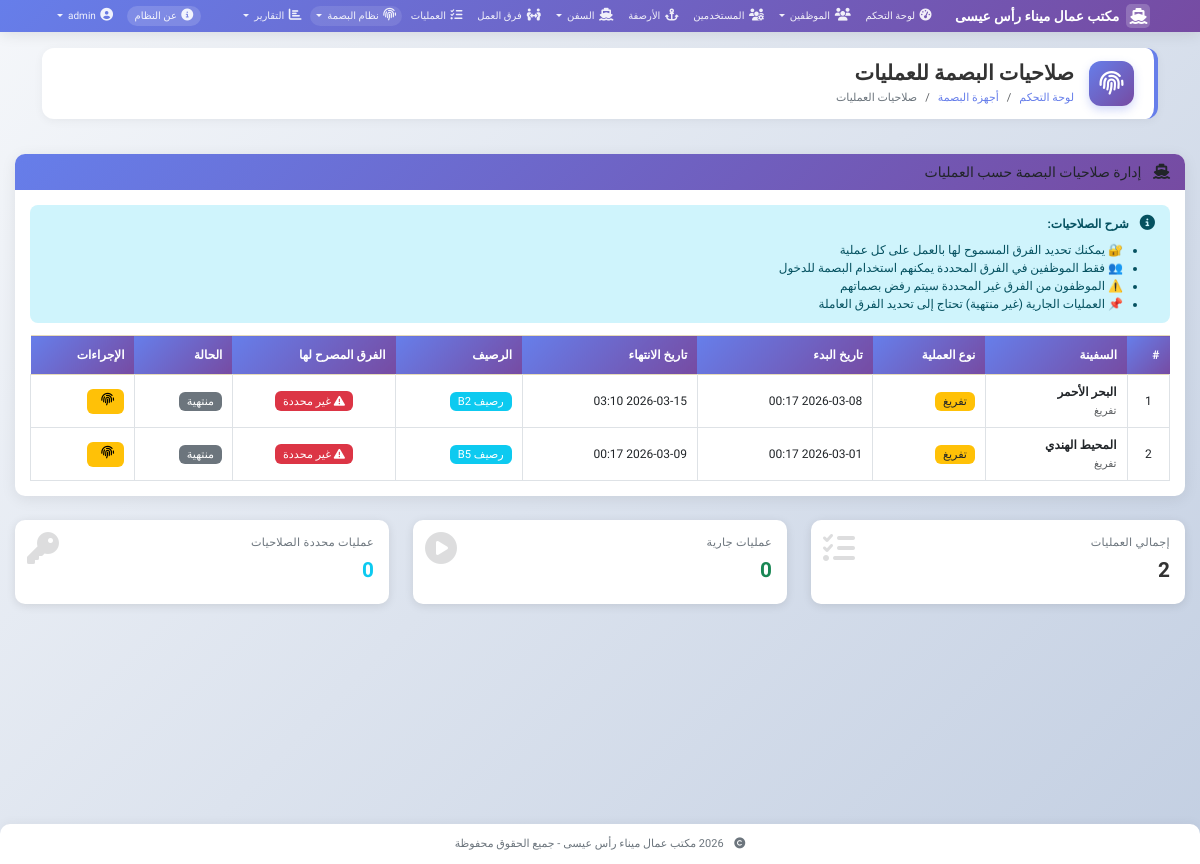
The app's page /fingerprint/operations (signed in), older data.
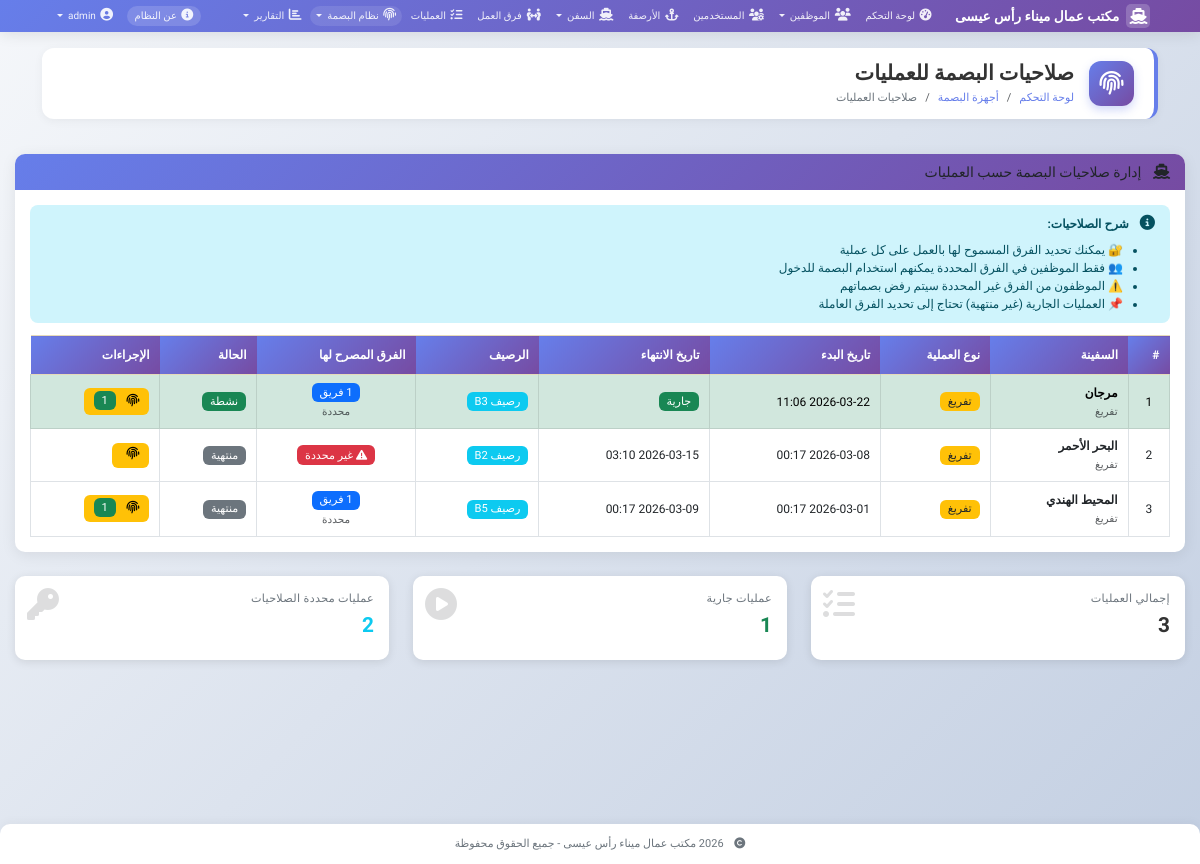
The same page, newer data.
### models.py (models this page shows, shortened)
class Ship(db.Model):
    __tablename__ = 'ships'
    id = db.Column(db.Integer, primary_key=True)
    name = db.Column(db.String(100), nullable=False)
    imo_number = db.Column(db.String(20), unique=True, nullable=False)
    flag = db.Column(db.String(50), nullable=False)
    ship_type = db.Column(db.String(50), nullable=False)
    length = db.Column(db.Float)
    width = db.Column(db.Float)
    draft = db.Column(db.Float)
    cargo_capacity = db.Column(db.Float)
    arrival_date = db.Column(db.DateTime, nullable=False)
    departure_date = db.Column(db.DateTime)
    berth_number = db.Column(db.String(10))
    status = db.Column(db.String(20), default='arrived')
    notes = db.Column(db.Text)
    operations = db.relationship('ShipOperation', foreign_keys='ShipOperation.ship_id', back_populates='ship', cascade='all, delete-orphan')

class ShipOperation(db.Model):
    __tablename__ = 'ship_operations'
    id = db.Column(db.Integer, primary_key=True)
    ship_id = db.Column(db.Integer, db.ForeignKey('ships.id'), nullable=False)
    operation_type = db.Column(db.String(50), nullable=False)
    start_time = db.Column(db.DateTime, nullable=False)
    end_time = db.Column(db.DateTime)
    cargo_type = db.Column(db.String(100))
    cargo_quantity = db.Column(db.Float)
    notes = db.Column(db.Text)
    ship = db.relationship('Ship', foreign_keys=[ship_id], back_populates='operations')
    operation_teams = db.relationship('OperationTeam', foreign_keys='OperationTeam.operation_id', back_populates='operation', cascade='all, delete-orphan')
    attendance_logs = db.relationship('AttendanceLog', foreign_keys='AttendanceLog.operation_id', back_populates='operation', cascade='all, delete-orphan')
    team_permissions = db.relationship('ShipOperationTeamPermission', foreign_keys='ShipOperationTeamPermission.operation_id', back_populates='operation', cascade='all, delete-orphan')

### app.py (the view)
@app.route('/fingerprint/operations')
@login_required
@admin_required
def fingerprint_operation_teams_list():
    operations = ShipOperation.query.order_by(ShipOperation.start_time.desc()).all()
    operations_data = []
    for op in operations:
        allowed_teams = [p.team_id for p in op.team_permissions]
        operations_data.append({
            'operation': op,
            'allowed_teams': allowed_teams,
            'allowed_teams_count': len(allowed_teams),
            'ship_name': op.ship.name if op.ship else '—',
            'is_active': op.end_time is None
        })
    return render_template('fingerprint/operations_list.html',
                           operations=operations_data)

### app.py (called while the page is built)
def admin_required(f):
    @wraps(f)
    def decorated_function(*args, **kwargs):
        if not current_user.is_authenticated:
            flash('الرجاء تسجيل الدخول أولاً', 'warning')
            return redirect(url_for('login'))
        if not current_user.is_admin():
            flash('ليس لديك صلاحية للوصول إلى هذه الصفحة', 'danger')
            return redirect(url_for('dashboard'))
        return f(*args, **kwargs)
    return decorated_function

@app.context_processor
def inject_now():
    from datetime import datetime
    return {'now': datetime.now}

@app.context_processor
def inject_now():
    from datetime import datetime
    return {'now': datetime.now}

@login_manager.user_loader
def load_user(user_id):
    return User.query.get(int(user_id))

### models.py (called while the page is built)
    def is_admin(self):
        return self.role == 'admin'

### templates/fingerprint/operations_list.html (shortened to what the changed rows need)
{% extends "base.html" %}
{% block content %}
<div class="card">
    <div class="card-body">
        <div class="table-responsive">
            <table class="table table-hover table-bordered" id="operationsTable">
                <thead class="table-warning">
                    <tr>
                        <th>#</th>
                        <th>السفينة</th>
                        <th>نوع العملية</th>
                        <th>تاريخ البدء</th>
                        <th>تاريخ الانتهاء</th>
                        <th>الرصيف</th>
                        <th>الفرق المصرح لها</th>
                        <th>الحالة</th>
                        <th>الإجراءات</th>
                    </thead>
                <tbody>
                    {% for item in operations %}
                     <tr class="{% if item.is_active %}table-success{% endif %}">
                         <td class="text-center">{{ loop.index }} </td>
                         <td>
                            <strong>{{ item.ship_name }}</strong>
                            <br>
                            <small class="text-muted">{{ item.operation.operation_type }}</small>
                         </td>
                         <td>
                            {% if item.operation.operation_type == 'تحميل' %}
                                <span class="badge bg-success">{{ item.operation.operation_type }}</span>
                            {% elif item.operation.operation_type == 'تفريغ' %}
                                <span class="badge bg-warning text-dark">{{ item.operation.operation_type }}</span>
                            {% else %}
                                <span class="badge bg-secondary">{{ item.operation.operation_type }}</span>
                            {% endif %}
                         </td>
                         <td>{{ item.operation.start_time.strftime('%Y-%m-%d %H:%M') }}</td>
                         <td>
                            {% if item.operation.end_time %}
                                {{ item.operation.end_time.strftime('%Y-%m-%d %H:%M') }}
                            {% else %}
                                <span class="badge bg-success">جارية</span>
                            {% endif %}
                         </td>
                         <td>
                            {% if item.operation.ship and item.operation.ship.berth_number %}
                                <span class="badge bg-info">رصيف {{ item.operation.ship.berth_number }}</span>
                            {% else %}
                                <span class="text-muted">—</span>
                            {% endif %}
                         </td>
                         <td class="text-center">
                            {% if item.allowed_teams_count > 0 %}
                                <span class="badge bg-primary">{{ item.allowed_teams_count }} فريق</span>
                                <br>
                                <small class="text-muted">محددة</small>
                            {% else %}
                                <span class="badge bg-danger">
                                    <i class="fas fa-exclamation-triangle"></i> غير محددة
                                </span>
                            {% endif %}
                         </td>
                         <td>
                            {% if item.is_active %}
                                <span class="badge bg-success">نشطة</span>
                            {% else %}
                                <span class="badge bg-secondary">منتهية</span>
                            {% endif %}
                         </td>
                         <td>
                            <a href="{{ url_for('fingerprint_operation_teams', operation_id=item.operation.id) }}"
                               class="btn btn-sm btn-warning"
                               title="إدارة صلاحيات البصمة">
                                <i class="fas fa-fingerprint"></i>
                                {% if item.allowed_teams_count > 0 %}
                                    <span class="badge bg-success ms-1">{{ item.allowed_teams_count }}</span>
                                {% endif %}
                            </a>
                         </td>
                     </tr>
                    {% endfor %}
                </tbody>
             </table>
        </div>
    </div>
</div>
<div class="row mt-4">
    <div class="col-md-4">
        <div class="stat-card">
            <i class="fas fa-tasks stat-icon"></i>
            <div class="stat-title">إجمالي العمليات</div>
            <div class="stat-value">{{ operations|length }}</div>
        </div>
    </div>
    <div class="col-md-4">
        <div class="stat-card">
            <i class="fas fa-play-circle stat-icon"></i>
            <div class="stat-title">عمليات جارية</div>
            <div class="stat-value text-success">{{ operations|selectattr('is_active', 'equalto', true)|list|length }}</div>
        </div>
    </div>
    <div class="col-md-4">
        <div class="stat-card">
            <i class="fas fa-key stat-icon"></i>
            <div class="stat-title">عمليات محددة الصلاحيات</div>
            <div class="stat-value text-info">{{ operations|selectattr('allowed_teams_count', '>', 0)|list|length }}</div>
        </div>
    </div>
</div>
{% endblock %}

Row changes from the older to the newer data that the page shows:
added Ship: ship_name "مرجان", operation.operation_type "تفريغ", operation.start_time "2026-03-22 11:06", shows "جارية", operation.ship.berth_number "B3", shows "نشطة", allowed_teams_count "1"
shown differently, row unchanged: Ship "المحيط الهندي": allowed_teams_count (not shown) → "1"; text "غير محددة" → "فريق محددة"
Text that changed along with them:
{{ operations|length }}: "2" → "3"
{{ operations|selectattr('is_active', 'equalto', true)|list|length }}: "0" → "1"
{{ operations|selectattr('allowed_teams_count', '>', 0)|list|length }}: "0" → "2"
